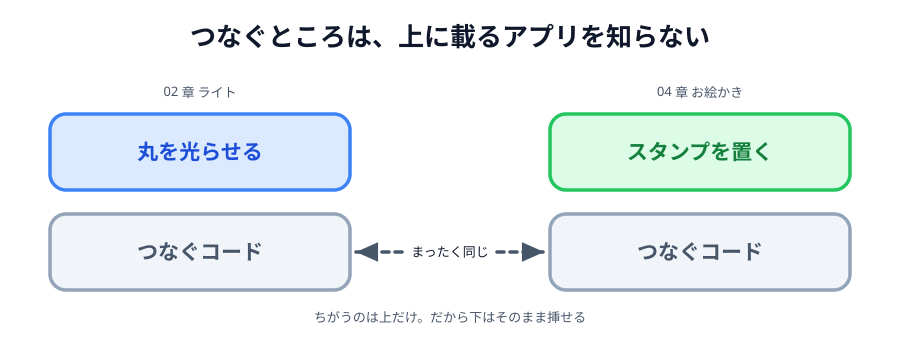

Generate this figure with Python:
# 01-portable.svg
# スキーマ: PART-WHOLE（アプリの中身 / つなぐところ）＋ LINK（下だけが同じ）

import sys

sys.path.insert(0, "/Users/seekseep/.claude/skills/genfig")
from genfig import Canvas

c = Canvas(900, 340)
c.text(450, 46, "つなぐところは、上に載るアプリを知らない", scale="xl")

c.text(200, 96, "02 章 ライト", scale="sm")
c.text(700, 96, "04 章 お絵かき", scale="sm")

c.node(200, 152, "丸を光らせる", shape="sticky", color="blue", w=300, h=76)
c.node(700, 152, "スタンプを置く", shape="sticky", color="green", w=300, h=76)

left = c.node(200, 252, "つなぐコード", shape="sticky", color="gray", w=300, h=76)
right = c.node(700, 252, "つなぐコード", shape="sticky", color="gray", w=300, h=76)
c.link(left, right, label="まったく同じ", label_scale="sm", both=True, dash="dashed")

c.text(450, 322, "ちがうのは上だけ。だから下はそのまま挿せる", scale="sm")

c.save("01-portable.svg")
